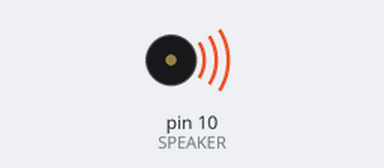
A sketch run on a simulated Arduino Uno, built with avr-gcc and run on an emulated ATmega328P. Parts: buzzer (waves = sounding).

Above: at 0.1 s.
Timing chart, 0 to 40.0 s (numbered marks = the images above):
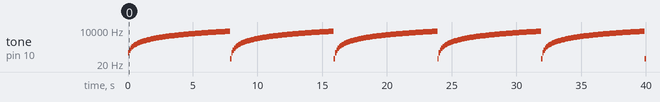

The sketch:

buzzer.ino
```cpp
int SPEAKER = 10;    // The speaker is on pin 8

int freq = 50;      // Starting frequency

void setup()
{
    pinMode(SPEAKER, OUTPUT);
}

void loop()
{
    freq += 100;      // add 100 to freq

    if (freq > 8000)
    {
        noTone(SPEAKER);
        freq = 50;
    }

    tone(SPEAKER, freq);

    delay(100);
}
```

Measured:
- by itself, tone on pin 10 (SPEAKER): plays 150 Hz for 0.10 s, 250 Hz for 0.10 s, 350 Hz for 0.10 s, 450 Hz for 0.10 s, 550 Hz for 0.10 s, 650 Hz for 0.10 s … (400 notes in this stretch)
